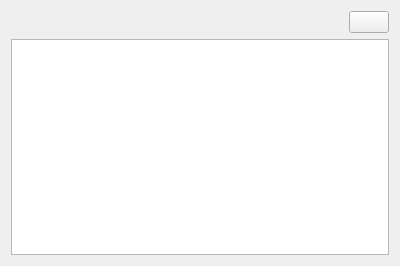
<?xml version="1.0" encoding="UTF-8"?>
<ui version="4.0">
 <class>ProjectWidget</class>
 <widget class="QWidget" name="ProjectWidget">
  <property name="geometry">
   <rect>
    <x>0</x>
    <y>0</y>
    <width>400</width>
    <height>266</height>
   </rect>
  </property>
  <property name="windowTitle">
   <string>Form</string>
  </property>
  <layout class="QVBoxLayout" name="verticalLayout">
   <item>
    <layout class="QHBoxLayout" name="horizontalLayout">
     <item>
      <spacer name="horizontalSpacer">
       <property name="orientation">
        <enum>Qt::Horizontal</enum>
       </property>
       <property name="sizeHint" stdset="0">
        <size>
         <width>40</width>
         <height>20</height>
        </size>
       </property>
      </spacer>
     </item>
     <item>
      <widget class="QPushButton" name="btn_edit">
       <property name="text">
        <string/>
       </property>
      </widget>
     </item>
    </layout>
   </item>
   <item>
    <widget class="QTableWidget" name="tableWidget"/>
   </item>
  </layout>
 </widget>
 <resources/>
 <connections/>
</ui>
